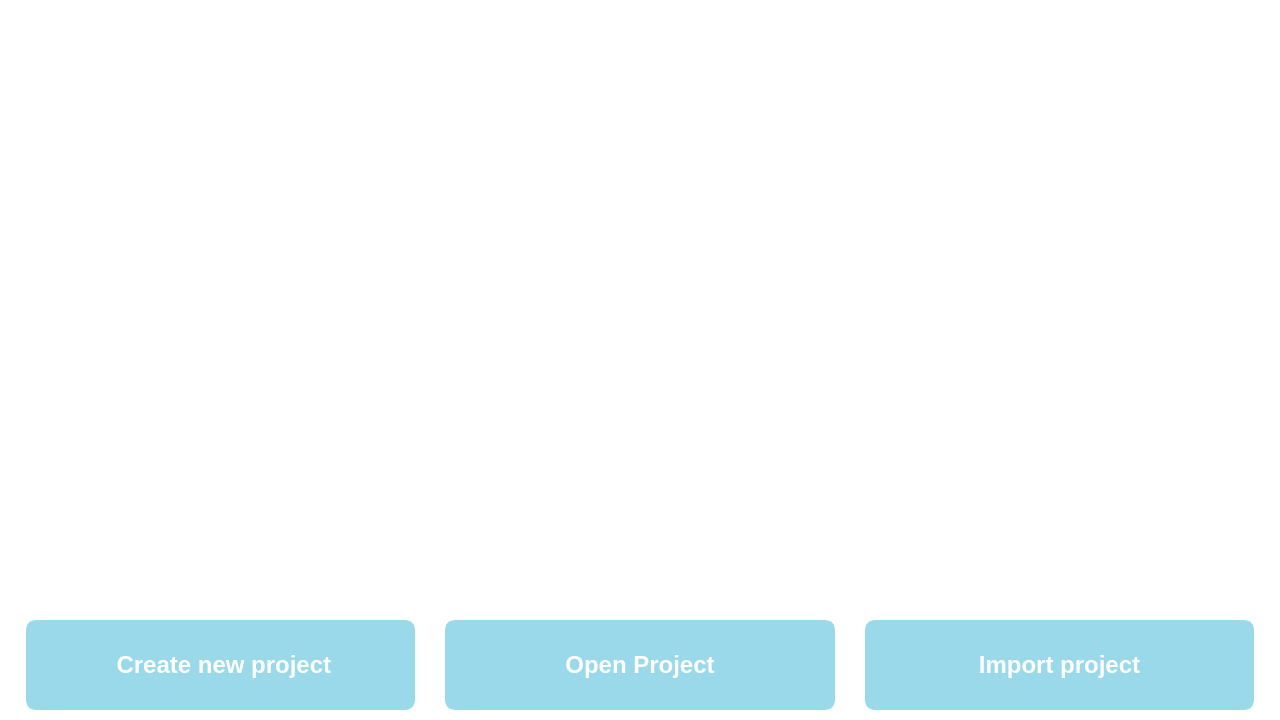
<?xml version="1.0" encoding="UTF-8"?>
<ui version="4.0">
 <class>StartScreenTab</class>
 <widget class="QWidget" name="StartScreenTab">
  <property name="geometry">
   <rect>
    <x>0</x>
    <y>0</y>
    <width>1280</width>
    <height>720</height>
   </rect>
  </property>
  <property name="styleSheet">
   <string notr="true">QWidget{
	background-color: white;
}

QPushButton {
    background-color:rgb(154, 217, 234) ;
	color: white;
    min-width: 80px;
	min-height: 40px;
	border-style: solid;
	border-color: rgb(154, 217, 234);
	border-width: 5px;
	border-radius: 10px;
}

QPushButton:pressed {
	background-color:rgb(134, 189, 203) ;
	border-color: rgb(134, 189, 203);
	color: rgb(245, 245, 245);
}

QPushButton:flat {
    border: none; /* no border for a flat push button */
}

QPushButton:default {
    border-color: navy; /* make the default button prominent */
}</string>
  </property>
  <layout class="QVBoxLayout" name="verticalLayout">
   <property name="bottomMargin">
    <number>4</number>
   </property>
   <item alignment="Qt::AlignRight|Qt::AlignTop">
    <widget class="QLabel" name="help">
     <property name="sizePolicy">
      <sizepolicy hsizetype="Minimum" vsizetype="Minimum">
       <horstretch>0</horstretch>
       <verstretch>0</verstretch>
      </sizepolicy>
     </property>
     <property name="toolTip">
      <string>&lt;html&gt;&lt;head/&gt;&lt;body&gt;&lt;p&gt;&lt;span style=&quot; font-size:10pt; font-weight:700;&quot;&gt;Create Project:&lt;/span&gt;&lt;/p&gt;&lt;p&gt;Create a new project by giving it a name and description. For each project, you can load in a set of (text) files that represent your corpus, as well as specify distinct parameters and metadata that help achieving your research goal.&lt;/p&gt;&lt;p&gt;&lt;span style=&quot; font-size:10pt; font-weight:700;&quot;&gt;Open Project:&lt;/span&gt;&lt;/p&gt;&lt;p&gt;Choose and open a previously created and modified project.&lt;/p&gt;&lt;p&gt;&lt;span style=&quot; font-size:10pt; font-weight:700;&quot;&gt;Import Project:&lt;/span&gt;&lt;/p&gt;&lt;p&gt;Import a previously created project into the workspace of the tool. You can then choose to open and modify the project with the &amp;quot;&lt;span style=&quot; font-style:italic;&quot;&gt;Open Project&lt;/span&gt;&amp;quot;-button&lt;/p&gt;&lt;/body&gt;&lt;/html&gt;</string>
     </property>
     <property name="pixmap">
      <pixmap resource="resources.qrc">:/images/images/Help_Icon.svg</pixmap>
     </property>
    </widget>
   </item>
   <item alignment="Qt::AlignHCenter|Qt::AlignVCenter">
    <widget class="QLabel" name="logo">
     <property name="sizePolicy">
      <sizepolicy hsizetype="Expanding" vsizetype="Expanding">
       <horstretch>1</horstretch>
       <verstretch>1</verstretch>
      </sizepolicy>
     </property>
     <property name="minimumSize">
      <size>
       <width>600</width>
       <height>228</height>
      </size>
     </property>
     <property name="maximumSize">
      <size>
       <width>800</width>
       <height>304</height>
      </size>
     </property>
     <property name="pixmap">
      <pixmap resource="resources.qrc">:/images/images/cc_logo_write.png</pixmap>
     </property>
     <property name="scaledContents">
      <bool>true</bool>
     </property>
    </widget>
   </item>
   <item>
    <widget class="QWidget" name="widget_buttons" native="true">
     <layout class="QHBoxLayout" name="horizontalLayout">
      <property name="spacing">
       <number>30</number>
      </property>
      <property name="leftMargin">
       <number>15</number>
      </property>
      <property name="topMargin">
       <number>15</number>
      </property>
      <property name="rightMargin">
       <number>15</number>
      </property>
      <property name="bottomMargin">
       <number>6</number>
      </property>
      <item>
       <widget class="QPushButton" name="create_new_project">
        <property name="font">
         <font>
          <pointsize>18</pointsize>
          <bold>true</bold>
         </font>
        </property>
        <property name="styleSheet">
         <string notr="true">QPushButton {
	min-height: 80px;
}</string>
        </property>
        <property name="text">
         <string> Create new project</string>
        </property>
        <property name="icon">
         <iconset resource="resources.qrc">
          <normaloff>:/images/images/Plus_Icon.svg</normaloff>:/images/images/Plus_Icon.svg</iconset>
        </property>
        <property name="iconSize">
         <size>
          <width>28</width>
          <height>28</height>
         </size>
        </property>
       </widget>
      </item>
      <item>
       <widget class="QPushButton" name="open_project">
        <property name="font">
         <font>
          <pointsize>18</pointsize>
          <bold>true</bold>
         </font>
        </property>
        <property name="styleSheet">
         <string notr="true">QPushButton {
	min-height: 80px;
}</string>
        </property>
        <property name="text">
         <string>Open Project</string>
        </property>
        <property name="icon">
         <iconset resource="resources.qrc">
          <normaloff>:/images/images/open_icon_white.png</normaloff>:/images/images/open_icon_white.png</iconset>
        </property>
        <property name="iconSize">
         <size>
          <width>32</width>
          <height>32</height>
         </size>
        </property>
       </widget>
      </item>
      <item>
       <widget class="QPushButton" name="import_project">
        <property name="font">
         <font>
          <pointsize>18</pointsize>
          <bold>true</bold>
         </font>
        </property>
        <property name="styleSheet">
         <string notr="true">QPushButton {
	min-height: 80px;
}</string>
        </property>
        <property name="text">
         <string>Import project</string>
        </property>
        <property name="icon">
         <iconset resource="resources.qrc">
          <normaloff>:/images/images/import_icon_white.png</normaloff>:/images/images/import_icon_white.png</iconset>
        </property>
        <property name="iconSize">
         <size>
          <width>32</width>
          <height>32</height>
         </size>
        </property>
       </widget>
      </item>
     </layout>
    </widget>
   </item>
  </layout>
 </widget>
 <resources>
  <include location="resources.qrc"/>
 </resources>
 <connections/>
</ui>
